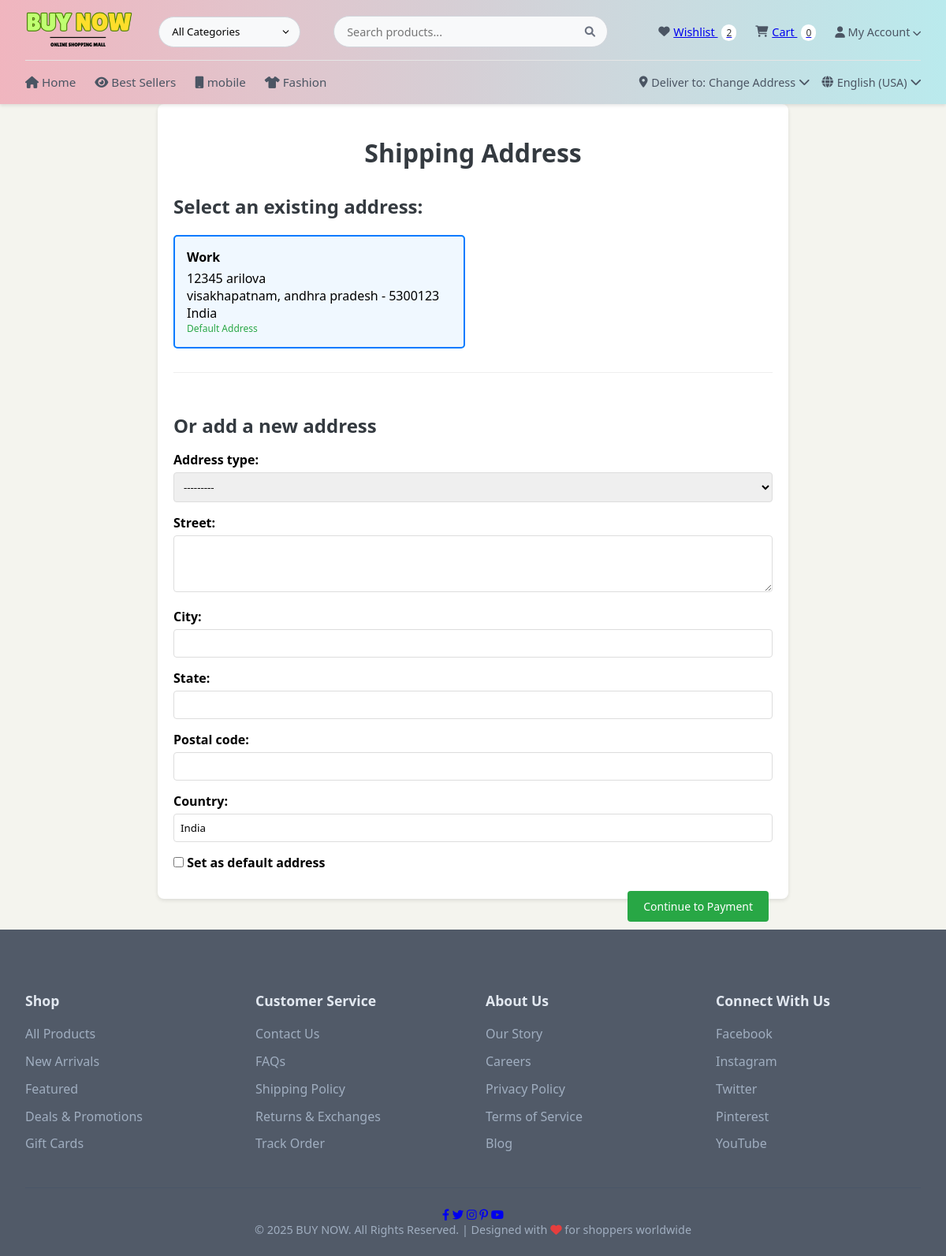
Page /checkout/address/ (signed in) on the committed database.
### shop/models.py (models this page shows, shortened)
class CustomerAddress(models.Model):
    user = models.ForeignKey(User, on_delete=models.CASCADE)
    address_type = models.CharField(max_length=20, choices=[('HOME', 'Home'), ('WORK', 'Work')])
    street = models.CharField(max_length=255)
    city = models.CharField(max_length=100)
    state = models.CharField(max_length=100)
    postal_code = models.CharField(max_length=20)
    country = models.CharField(max_length=100, default='India')
    is_default = models.BooleanField(default=False)

### shop/views.py (the view)
# urls.py: path('checkout/address/', checkout_address, name='checkout_address'),
@login_required
def checkout_address(request):
    cart = get_object_or_404(Cart, user=request.user)
    addresses = CustomerAddress.objects.filter(user=request.user)
    if request.method == 'POST':
        form = AddressForm(request.POST)
        if form.is_valid():
            address = form.save(commit=False)
            address.user = request.user
            address.save()
            return redirect('checkout_payment')
    else:
        form = AddressForm()
    return render(request, 'shop/checkout_address.html', {
        'cart': cart,
        'addresses': addresses,
        'form': form
    })

### shop/forms.py
class AddressForm(forms.ModelForm):
    class Meta:
        model = CustomerAddress
        fields = ['address_type', 'street', 'city', 'state', 'postal_code', 'country', 'is_default']
        widgets = {
            'street': forms.Textarea(attrs={'rows': 3}),
        }

### shop/context_processors.py (called while the page is built)
def wishlist_count(request):
    if request.user.is_authenticated:
        wishlist, created = Wishlist.objects.get_or_create(user=request.user)
        return {'wishlist_count': wishlist.products.count()}
    return {'wishlist_count': 0}

def cart_count(request):
    if request.user.is_authenticated:
        try:
            cart = Cart.objects.get(user=request.user)
            return {'cart_count': cart.items.count()}
        except Cart.DoesNotExist:
            return {'cart_count': 0}
    return {'cart_count': 0}

### shop/templates/shop/checkout_address.html (shortened to what this page needs)
{% extends 'shop/base.html' %}
{% load static %}
{% block content %}
<div class="address-container">
    <h2>Shipping Address</h2>
    {% if addresses %}
    <h3>Select an existing address:</h3>
    <div class="address-grid">
        {% for address in addresses %}
        <div class="address-card {% if address.is_default %}selected{% endif %}"
             onclick="selectAddress({{ address.id }})">
            <div class="address-type">{{ address.get_address_type_display }}</div>
            <div class="address-details">
                {{ address.street }}<br>
                {{ address.city }}, {{ address.state }} - {{ address.postal_code }}<br>
                {{ address.country }}
            </div>
            {% if address.is_default %}
            <div class="address-default">Default Address</div>
            {% endif %}
        </div>
        {% endfor %}
    </div>
    {% endif %}
    <div class="address-form">
        <h3>{% if addresses %}Or add a new address{% else %}Add your shipping address{% endif %}</h3>
        <form method="post">
            <div class="form-group">
                {{ form.address_type.label_tag }}
                {{ form.address_type }}
            </div>
            <div class="form-group">
                {{ form.street.label_tag }}
                {{ form.street }}
            </div>
            <div class="form-group">
                {{ form.city.label_tag }}
                {{ form.city }}
            </div>
            <div class="form-group">
                {{ form.state.label_tag }}
                {{ form.state }}
            </div>
            <div class="form-group">
                {{ form.postal_code.label_tag }}
                {{ form.postal_code }}
            </div>
            <div class="form-group">
                {{ form.country.label_tag }}
                {{ form.country }}
            </div>
            <div class="form-group">
                <label>
                    {{ form.is_default }} Set as default address
                </label>
            </div>
            <button type="submit" class="btn btn-continue">Continue to Payment</button>
        </form>
    </div>
</div>
{% endblock %}

### shop/static/css/base.css (style rules this page uses)
* { margin: 0; padding: 0; box-sizing: border-box; font-family: 'Segoe UI', Arial, sans-serif; }
body { background-color: #f4f4edeb; display: flex; flex-direction: column; min-height: 100vh; }

### shop/static/css/home.css (style rules this page uses)
.btn { padding: 8px 18px; border: none; border-radius: 6px; cursor: pointer; text-decoration: none; font-size: 15px; font-weight: 500; }

### shop/static/css/checkout_address.css (style rules this page uses)
.address-container { background: white; padding: 20px; border-radius: 8px; box-shadow: 0 2px 5px rgba(0,0,0,0.1); max-width: 800px; margin: 0 auto; }
.address-grid { display: grid; grid-template-columns: repeat(auto-fill, minmax(300px, 1fr)); gap: 20px; margin: 20px 0; }
.address-card { border: 1px solid #ddd; padding: 15px; border-radius: 5px; cursor: pointer; transition: all 0.3s; }
.address-card.selected { border: 2px solid #007bff; background-color: #f0f8ff; }
.address-type { font-weight: bold; margin-bottom: 5px; }
.address-default { color: #28a745; font-size: 12px; }
.address-form { margin-top: 30px; padding-top: 20px; border-top: 1px solid #eee; }
.form-group { margin-bottom: 15px; }
label { display: block; margin-bottom: 5px; font-weight: bold; }
input[type="text"], input[type="number"], select, textarea { width: 100%; padding: 8px; border: 1px solid #ddd; border-radius: 4px; }
.btn { padding: 10px 20px; background: #007bff; color: white; border: none; border-radius: 4px; cursor: pointer; }
.btn-continue { background: #28a745; float: right; }

### shop/static/css/product_list.css (style rules this page uses)
.btn { padding: 8px 15px; border: none; border-radius: 4px; cursor: pointer; text-decoration: none; font-size: 14px; }

### shop/static/css/product_detail.css (style rules this page uses)
.btn { padding: 8px 15px; border: none; border-radius: 4px; cursor: pointer; text-decoration: none; font-size: 14px; }

### shop/static/css/wishlist.css (style rules this page uses)
.btn { padding: 8px 15px; border: none; border-radius: 4px; cursor: pointer; text-decoration: none; font-size: 14px; }

### shop/static/css/checkout_payment.css (style rules this page uses)
h2 { text-align: center; margin-bottom: 2rem; color: #333; }

### shop/static/css/order_confirmation.css (style rules this page uses)
.btn { display: inline-block; padding: 10px 20px; background: #007bff; color: white; text-decoration: none; border-radius: 4px; margin: 10px 5px; }
.btn-continue { background: #28a745; }

### shop/static/css/admin_dashboard.css (style rules this page uses)
h2, h3, h4 { color: #343a40; margin-bottom: 1rem; }
h2 { text-align: center; font-size: 2rem; margin: 20px 0; }
h3 { font-size: 1.5rem; margin-top: 30px; }

### rows in the picture
CustomerAddress: address_type "Work", street "12345 arilova", city "visakhapatnam", state "andhra pradesh", postal_code "5300123", country "India", is_default "Default Address"

### other values in the picture
{{ wishlist_count }} "2"
{{ cart_count }} "0"
